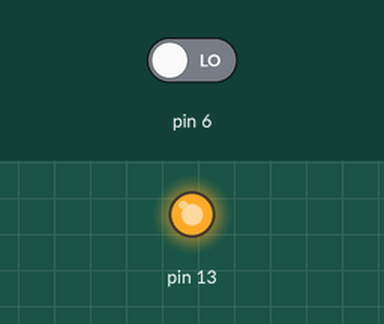
This sketch was run on a simulated Arduino Uno, built with avr-gcc and run on an emulated ATmega328P. Parts: output pins drawn as LEDs (lit = HIGH). Inputs (shaded band) come from the test bench; at power-on: pin 6 LOW.

Above: at 1.2 s.
1.3 s: pin 6 driven HIGH
At 1.8 s:
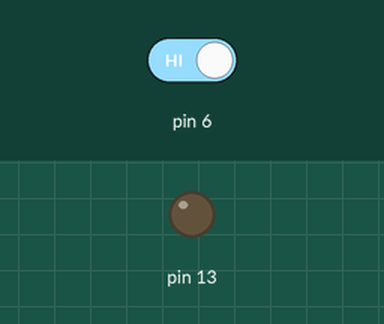
2.8 s: pin 6 driven LOW
At 4.1 s:
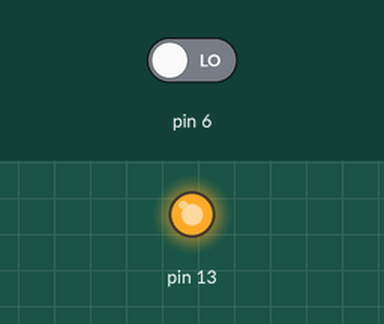
Timing chart, 0 to 5.8 s (numbered marks = the images above; inputs shaded):
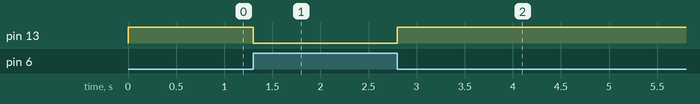

Measured:
- after the input at 1.3 s, pin 13: HIGH → LOW at once
- after the input at 2.8 s, pin 13: LOW → HIGH at once

The sketch:

reedswitch.ino
```cpp
void setup() {
  pinMode(6,INPUT);
pinMode(13,OUTPUT);
}

void loop() {
  if(digitalRead(6)){
    digitalWrite(13,LOW);
  }
  else{
    digitalWrite(13,HIGH);
  }
}
```
